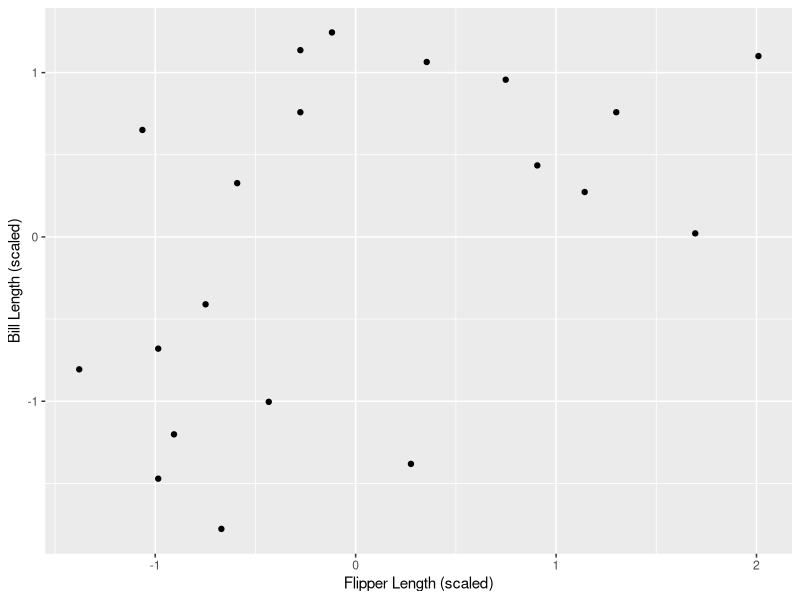
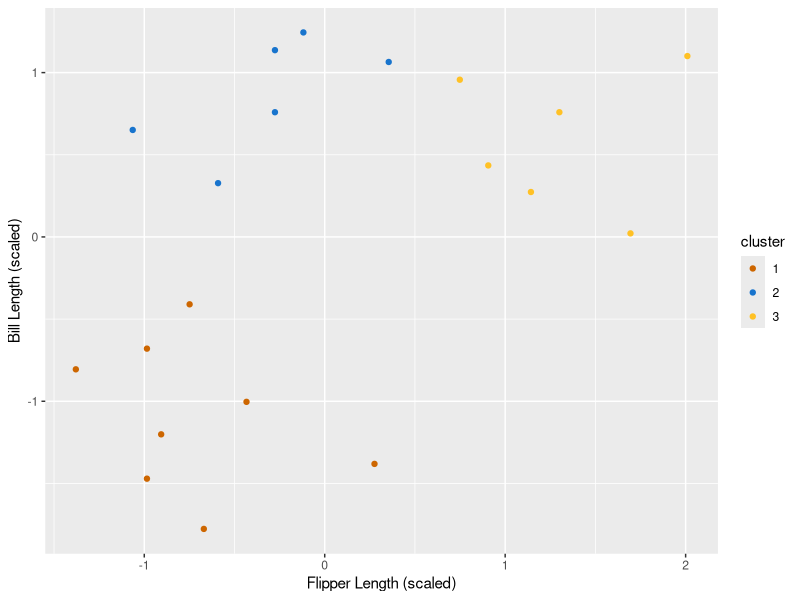
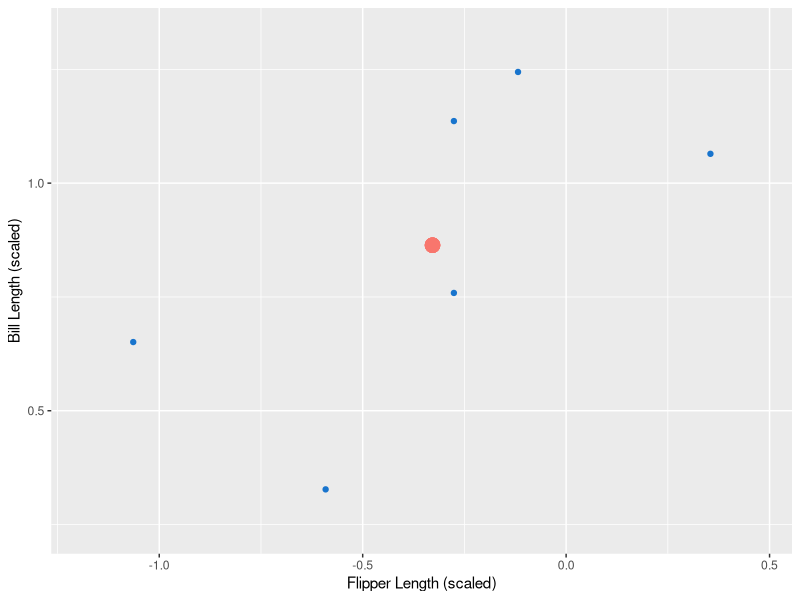
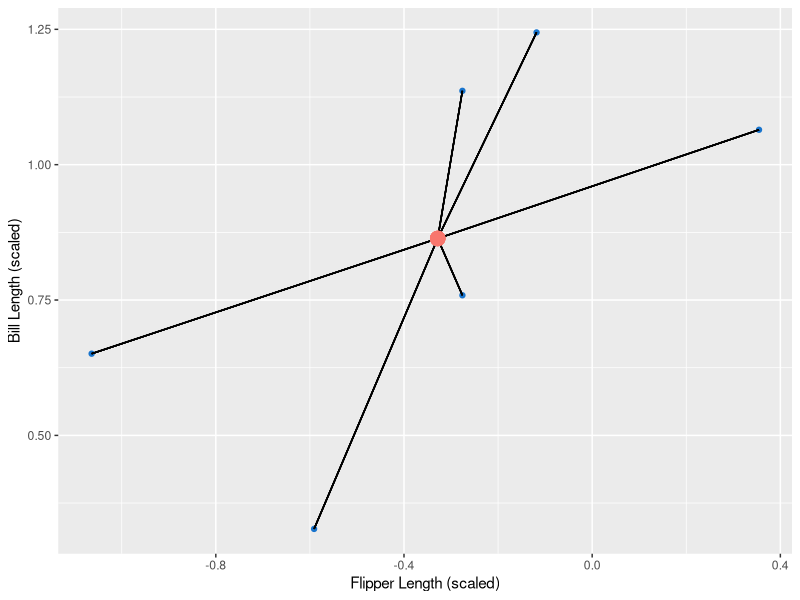
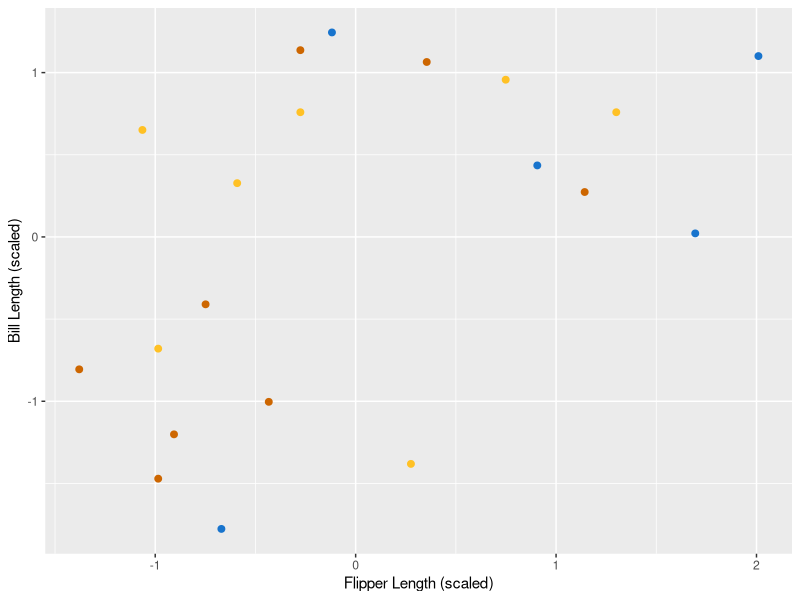
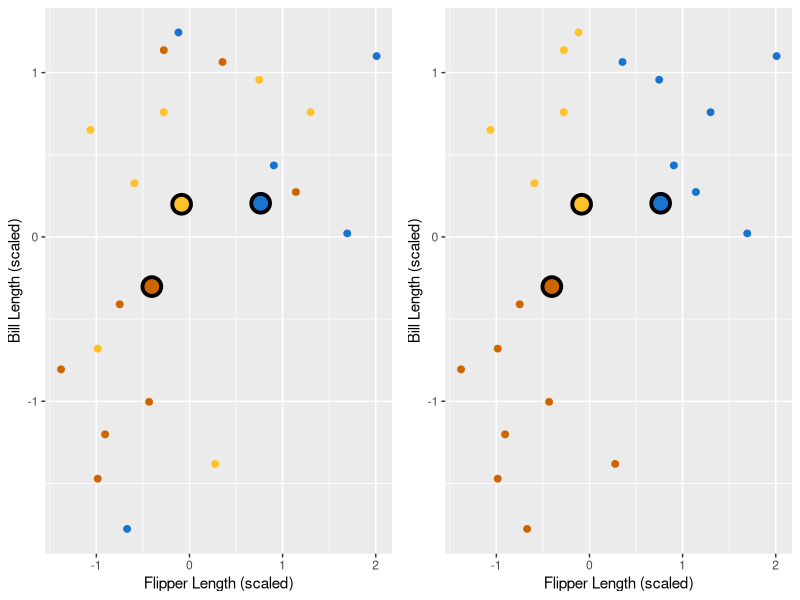
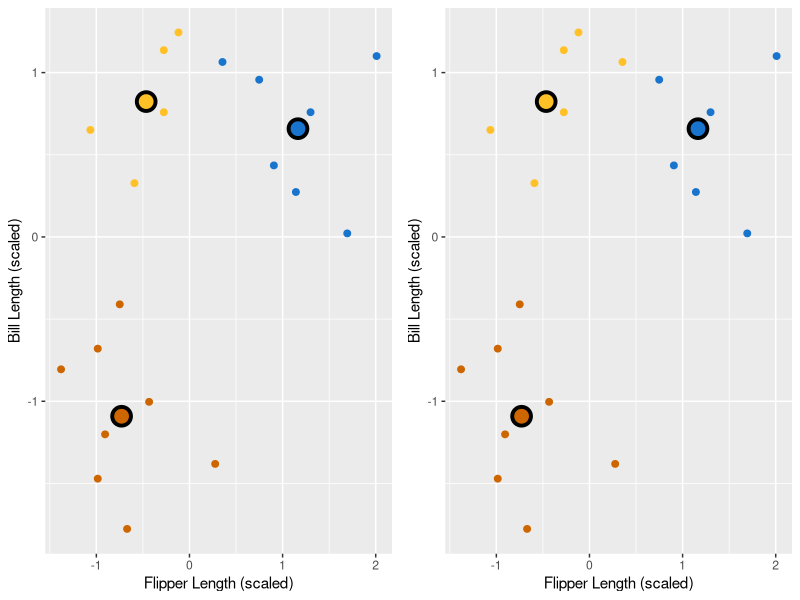
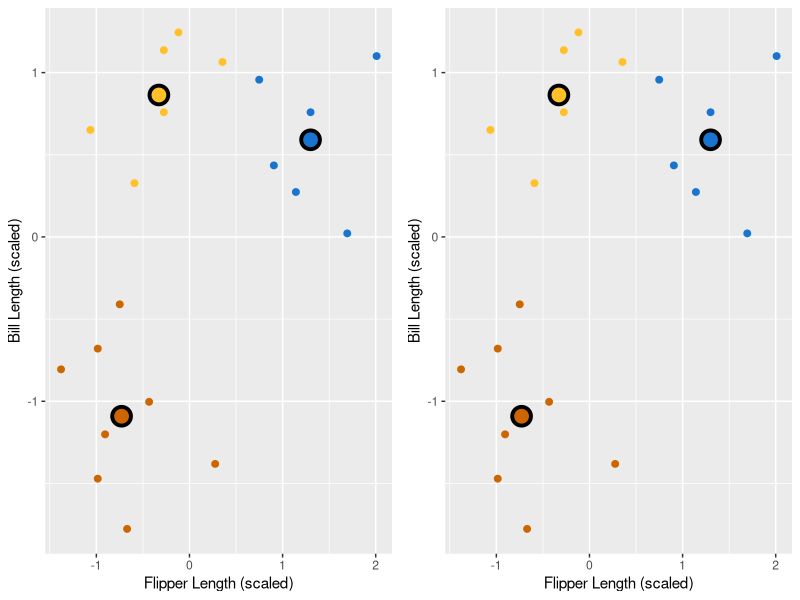

The R source for these figures, in order:
## ---- chunk 1
knitr::opts_chunk$set(warning = FALSE)
library(RColorBrewer)
# colour blind friendly colours:
#cbbPalette <- c("#000000", "#E69F00", "#56B4E9", "#009E73", "#F0E442", "#0072B2", "#D55E00", "#CC79A7")

#library(plotrix)
#sapply(cbbPalette, color.id) # to convert hex colour to colours with names 

# set the colours in the graphs, some graphs with the code shown to students are hard coded 
cbbPalette <- c(brewer.pal(9, "Paired"))
cbpalette <- c("darkorange3", "dodgerblue3", "goldenrod1")

## ---- chunk 2
knitr::include_graphics("https://upload.wikimedia.org/wikipedia/commons/0/00/Brown_Bluff-2016-Tabarin_Peninsula%E2%80%93Gentoo_penguin_%28Pygoscelis_papua%29_03.jpg")
## ---- chunk 3
library(tidyverse)

data <- read_csv("data/toy_penguins.csv") %>%
  mutate(cluster = as_factor(cluster)) %>%
  mutate(flipper_length_scaled = scale(flipper_length_mm), bill_length_scaled = scale(bill_length_mm))

penguin_data <- data %>% select(flipper_length_scaled, bill_length_scaled)
## ---- chunk 4
library(tidyverse)
penguin_data
## ---- chunk 5
base <- ggplot(data, aes(x = flipper_length_scaled, y = bill_length_scaled)) +
  geom_point() +
  xlab("Flipper Length (scaled)") +
  ylab("Bill Length (scaled)")
base
## ---- chunk 6
ggplot(data, aes(y = bill_length_scaled, x = flipper_length_scaled, colour = cluster)) +
  geom_point() +
  xlab("Flipper Length (scaled)") +
  ylab("Bill Length (scaled)") + 
  scale_color_manual(values= c("darkorange3", "dodgerblue3", "goldenrod1"))
## ---- chunk 7
library(tidyverse)

# clus1 <- tibble(loyalty = c(7, 7.5, 8, 7, 8),
#               csat = c(1, 1, 2, 2, 3),
#               )
clus1 <- filter(data, cluster == 2) %>%
  select(bill_length_scaled, flipper_length_scaled)

# clus1_center <- clus1 %>% summarize(csat = mean(csat), loyalty = mean(loyalty))
## ---- chunk 8
base <- ggplot(clus1) +
  geom_point(aes(y = bill_length_scaled, x = flipper_length_scaled),  col = "dodgerblue3") +
  labs(x = "Flipper Length (scaled)", y = "Bill Length (scaled)") +
  xlim(c(
    min(clus1$flipper_length_scaled) - 0.25 * sd(clus1$flipper_length_scaled),
    max(clus1$flipper_length_scaled) + 0.25 * sd(clus1$flipper_length_scaled)
  )) +
  ylim(c(
    min(clus1$bill_length_scaled) - 0.25 * sd(clus1$bill_length_scaled),
    max(clus1$bill_length_scaled) + 0.25 * sd(clus1$bill_length_scaled)
  )) +
  geom_point(aes(y = mean(bill_length_scaled), x = mean(flipper_length_scaled), colour = "red", size = 2.5)) +
  theme(legend.position = "none") 
base
## ---- chunk 9
base <- ggplot(clus1) +
  geom_point(aes(y = bill_length_scaled, x = flipper_length_scaled),col = "dodgerblue3") +
  labs(x = "Flipper Length (scaled)", y = "Bill Length (scaled)") +
  theme(legend.position = "none") 

mn <- clus1 %>% summarize(flipper_length_scaled = mean(flipper_length_scaled), bill_length_scaled = mean(bill_length_scaled))
for (i in 1:nrow(clus1)) {
  base <- base + geom_segment(
    x = unlist(mn[1, "flipper_length_scaled"]), y = unlist(mn[1, "bill_length_scaled"]),
    xend = unlist(clus1[i, "flipper_length_scaled"]), yend = unlist(clus1[i, "bill_length_scaled"])
  )
}
base <- base + geom_point(aes(y = mean(bill_length_scaled), x = mean(flipper_length_scaled), colour = "red", size = 2.5))
base
## ---- chunk 10
library(gridExtra)
set.seed(14)
penguin_data["label"] <- factor(sample(1:3, nrow(penguin_data), replace = T))

plt_lbl <- ggplot(penguin_data, aes(y = bill_length_scaled, x = flipper_length_scaled, colour = label)) +
  geom_point(size = 2) +
  xlab("Flipper Length (scaled)") +
  ylab("Bill Length (scaled)") +
  theme(legend.position = "none") + 
  scale_color_manual(values= cbpalette)
print(plt_lbl)
## ---- chunk 11
for (i in 1:4) {
  # compute centers
  centers <- penguin_data %>%
    group_by(label) %>%
    summarize_all(funs(mean))
  nclus <- nrow(centers)
  # replot with centers
  plt_ctr <- ggplot(penguin_data, aes(y = bill_length_scaled, x = flipper_length_scaled, colour = label)) +
    geom_point(size = 2) +
    xlab("Flipper Length (scaled)") +
    ylab("Bill Length (scaled)") +
    theme(legend.position = "none") +
    scale_color_manual(values= cbpalette) + 
    geom_point(data = centers, aes(y = bill_length_scaled, x = flipper_length_scaled, fill = label), size = 5, shape = 21, stroke = 2, colour = "black", fill = cbpalette)

  # reassign labels
  dists <- rbind(centers, penguin_data) %>%
    select("flipper_length_scaled", "bill_length_scaled") %>%
    dist() %>%
    as.matrix()
  dists <- as_tibble(dists[-(1:nclus), 1:nclus])
  penguin_data <- penguin_data %>% mutate(label = apply(dists, 1, function(x) names(x)[which.min(x)]))

  plt_lbl <- ggplot(penguin_data, aes(y = bill_length_scaled, x = flipper_length_scaled, colour = label)) +
    geom_point(size = 2) +
    xlab("Flipper Length (scaled)") +
    ylab("Bill Length (scaled)") +
    theme(legend.position = "none") +
    scale_color_manual(values= cbpalette) + 

    geom_point(data = centers, aes(y = bill_length_scaled, x = flipper_length_scaled, fill = label), size = 5, shape = 21, stroke = 2, colour = "black", fill = cbpalette) 

  # to generate the animated version, get rid of grid.arrange and use the below two lines
  # set the figure width to 4.35 too
  # print(plt_ctr)
  # print(plt_lbl)
  grid.arrange(plt_ctr, plt_lbl, nrow = 1)
}
## ---- chunk 12
set.seed(10)
penguin_data["label"] <- factor(sample(1:3, nrow(penguin_data), replace = T))

plt_lbl <- ggplot(penguin_data, aes(y = bill_length_scaled, x = flipper_length_scaled, colour = label)) +
  geom_point(size = 2) +
  xlab("Flipper Length (scaled)") +
  ylab("Bill Length (scaled)") +
  scale_color_manual(values= cbpalette) +
  theme(legend.position = "none")
print(plt_lbl)
## ---- chunk 13
for (i in 1:5) {
  # compute centers
  centers <- penguin_data %>%
    group_by(label) %>%
    summarize_all(funs(mean))
  nclus <- nrow(centers)
  # replot with centers
  plt_ctr <- ggplot(penguin_data, aes(y = bill_length_scaled, x = flipper_length_scaled, colour = label)) +
    geom_point(size = 2) +
    xlab("Flipper Length (scaled)") +
    ylab("Bill Length (scaled)") +
    theme(legend.position = "none") +
    scale_color_manual(values= cbpalette) + 
    geom_point(data = centers, aes(y = bill_length_scaled, x = flipper_length_scaled, fill = label), size = 5, shape = 21, stroke = 2, colour = "black", fill = cbpalette)

  # reassign labels
  dists <- rbind(centers, penguin_data) %>%
    select("flipper_length_scaled", "bill_length_scaled") %>%
    dist() %>%
    as.matrix()
  dists <- as_tibble(dists[-(1:nclus), 1:nclus])
  penguin_data <- penguin_data %>% mutate(label = apply(dists, 1, function(x) names(x)[which.min(x)]))

  plt_lbl <- ggplot(penguin_data, aes(y = bill_length_scaled, x = flipper_length_scaled, colour = label)) +
    geom_point(size = 2) +
    xlab("Flipper Length (scaled)") +
    ylab("Bill Length (scaled)") +
    theme(legend.position = "none") +
    scale_color_manual(values= cbpalette) +
    geom_point(data = centers, aes(y = bill_length_scaled, x = flipper_length_scaled, fill = label), size = 5, shape = 21, stroke = 2, colour = "black", fill = cbpalette)

  # print(plt_ctr)
  # print(plt_lbl)
  grid.arrange(plt_ctr, plt_lbl, nrow = 1)
}
## ---- chunk 14
library(broom)
set.seed(3)

kclusts <- tibble(k = 1:9) %>%
  mutate(
    kclust = map(k, ~ kmeans(penguin_data[-3], .x)),
    tidied = map(kclust, tidy),
    glanced = map(kclust, glance),
    augmented = map(kclust, augment, penguin_data[-3])
  )

clusters <- kclusts %>%
  unnest(tidied)

assignments <- kclusts %>%
  unnest(augmented)

clusterings <- kclusts %>%
  unnest(glanced, .drop = TRUE)

assignments$k <- factor(assignments$k)
levels(assignments$k) <- c("1 Cluster", "2 Clusters", "3 Clusters", "4 Clusters", "5 Clusters", "6 Clusters", "7 Clusters", "8 Clusters", "9 Clusters")

clusters$k <- factor(clusters$k)
levels(clusters$k) <- c("1 Cluster", "2 Clusters", "3 Clusters", "4 Clusters", "5 Clusters", "6 Clusters", "7 Clusters", "8 Clusters", "9 Clusters")

p1 <- ggplot(assignments, aes(flipper_length_scaled, bill_length_scaled)) +
  geom_point(aes(color = .cluster, size = 3)) +
  facet_wrap(~k) +   scale_colour_manual(values = cbbPalette) +
  labs(x = "Flipper Length (scaled)", y = "Bill Length (scaled)", colour = "Cluster") +
  theme(text = element_text(size = 20), legend.position = "none") +
  geom_point(data = clusters, aes(fill = cluster), colour = "black", size = 5, shape = 21, stroke = 2) + scale_fill_manual(values = cbbPalette)

p1
## ---- chunk 15
p2 <- ggplot(clusterings, aes(x = k, y = tot.withinss)) +
  geom_point(size = 2) +
  geom_line() +
  # annotate(geom = "line", x = 4, y = 35, xend = 2.65, yend = 27, arrow = arrow(length = unit(2, "mm"))) +
  geom_segment(aes(x = 4, y = 17, xend = 3.1, yend = 6), arrow = arrow(length = unit(0.2, "cm"))) +
  annotate("text", x = 4.4, y = 19, label = "Elbow", size = 7, colour = "blue") +
  labs(x = "Number of Clusters", y = "Total WSSD") +
  theme(text = element_text(size = 20)) +
  scale_x_continuous(breaks = 1:9)
p2
## ---- chunk 16
unscaled_data <- read_csv("data/toy_penguins.csv") %>%
  select(bill_length_mm, flipper_length_mm)
## ---- chunk 17
unscaled_data
scaled_data <- map_df(unscaled_data, scale)
scaled_data
## ---- chunk 18
set.seed(1234)
penguin_clust <- kmeans(scaled_data, centers = 3)
penguin_clust
## ---- chunk 19
clustered_data <- augment(penguin_clust, scaled_data)
clustered_data
## ---- chunk 20
cluster_plot <- ggplot(clustered_data,
  aes(x = flipper_length_mm, y = bill_length_mm, colour = .cluster),
  size = 2) +
  geom_point() +
  labs(x = "Flipper Length (scaled)", y = "Bill Length (scaled)", colour = "Cluster") + 
  scale_color_manual(values = c("dodgerblue3","darkorange3",  "goldenrod1"))
cluster_plot
## ---- chunk 21
glance(penguin_clust)
## ---- chunk 22
penguin_clust_ks <- tibble(k = 1:9)
penguin_clust_ks
## ---- chunk 23
penguin_clust_ks <- tibble(k = 1:9) %>%
  mutate(penguin_clusts = map(k, function(ks) kmeans(scaled_data, ks)))
penguin_clust_ks
## ---- chunk 24
penguin_clust_ks <- tibble(k = 1:9) %>%
  mutate(
    penguin_clusts = map(k, ~ kmeans(scaled_data, .x)),
    glanced = map(penguin_clusts, glance)
  )
penguin_clust_ks
## ---- chunk 25
clustering_statistics <- penguin_clust_ks %>%
  unnest(glanced)

clustering_statistics
## ---- chunk 26
elbow_plot <- ggplot(clustering_statistics, aes(x = k, y = tot.withinss)) +
  geom_point() +
  geom_line() +
  xlab("K") +
  ylab("Total within-cluster sum of squares") +
  scale_x_continuous(breaks = 1:9)
elbow_plot
## ---- chunk 27
penguin_clust_ks <- tibble(k = 1:9) %>%
  mutate(
    penguin_clusts = map(k, ~ kmeans(scaled_data, nstart = 10, .x)),
    glanced = map(penguin_clusts, glance)
  )

clustering_statistics <- penguin_clust_ks %>%
  unnest(glanced)

elbow_plot <- ggplot(clustering_statistics, aes(x = k, y = tot.withinss)) +
  geom_point() +
  geom_line() +
  xlab("K") +
  ylab("Total within-cluster sum of squares") +
  scale_x_continuous(breaks = 1:9)
elbow_plot
